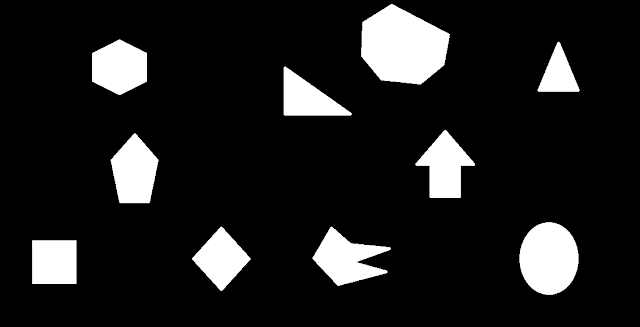
//> input picture src.png, 640 x 327 px
$ ./main   (built with g++ and OpenCV 4)
//> lines starting //> are read from the running program, lines starting //| are printed output that depends on the picture; after the words box and inside, x2 and y2 are one past the last pixel; in counts of white or black regions, pixels touching at a corner belong together
//Includes
#include <iostream>
#include "opencv2/opencv.hpp"
#include <stdint.h>
#include <thread>
#include <process.h>

//Namespaces
using namespace cv;
using namespace std;

//Variables
Mat original;
double thr1;
double thr2;
string configureCmd;
//Define countour vector
vector<vector<Point> > contours;

//Function declarations
Mat imageProcess(Mat original);
void thresholdStart();
void thresholdChange(void* nmbr);

//Main function
int main(int argv, char** argc)
{
	thresholdStart();
//> the answer given: 2
//> the answer given: 2
	_beginthread(thresholdChange, NULL, NULL);
//> (this line was passed over: _beginthread is not available in this run)
	VideoCapture videoStream(0);
	Mat image = imread("src.png");
//> image is the input picture: 327 rows x 640 cols, CV_8UC3; min 0, max 255, mean 30
	//imshow("image", ImageCapture(image));
	//namedWindow("Webcam");
	while (videoStream.isOpened()) {
		videoStream >> image;
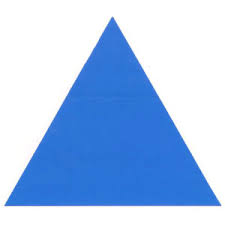
//> input picture src.jpg, 225 x 225 px, given in place of the camera
//> image is the input picture: 225 rows x 225 cols, CV_8UC3; mean B, G, R 238.3, 198.1, 169.5
		imshow("Webcam", imageProcess(image));
		waitKey(1);
	}
	_endthread();
	return(0);
}

void thresholdStart() {
	cout << "Welcome. Please intialize Canny edge detection systems by inputting the threshold limits.\n";
	cout << "|-----------------------------------------------------------------------------------------------------------------------\n";
	cout << "Set threshold 1: ";
	cin >> thr1;
	cout << "Threshold 1 set to: ";
	cout << thr1;
	cout << "\nSet threshold 2: ";
	cin >> thr2;
	cout << "Threshold 2 set to: ";
	cout << thr2;
	cout << "\n....\nInitialization finished!\n\nThreshold is changeable during runtime. \n\nCAMERA STARTING\n";
	cout << "|-----------------------------------------------------------------------------------------------------------------------\n";
	waitKey(1000);

}
void thresholdChange(void* nmbr) {
	while (1) {
		waitKey(1);
		cout << "|-----------------------------------------------------------------------------------------------------------------------\n";
		cout << "\nSet Threshold 1: ";
		cin >> thr1;
		cout << "\nThreshold 1 set to: ";
		cout << thr1;
		cout << "\nSet Threshold 2: ";
		cin >> thr2;
		cout << "\nThreshold 2 set to: ";
		cout << thr2;
	}
}
Mat imageProcess(Mat original) {
	//imshow("original", original);
	//Variables for binary conversion

	//Hold pointers for contours
	vector<Point> result;
	vector<vector<Point> > contours;
	vector<Vec4i> hierarchy;

	//Variables for image storage
	Mat grayscale, binary;

	//Convert source image to grayscale
	cvtColor(original, grayscale, CV_RGB2GRAY);
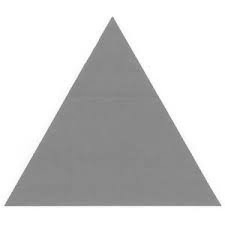
//> grayscale: 225 rows x 225 cols, CV_8UC1; min 118, max 255, mean 206.8

	//Convert grayscale image to binary
	Canny(grayscale, binary, thr1, thr2, 5, true);
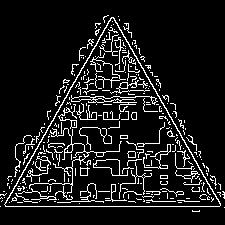
//> binary: 225 rows x 225 cols, CV_8UC1; 10.3% white in thin lines or dots, all inside (x1, y1, x2, y2) = (0, 15, 225, 212)
	imshow("Binary", binary);
	imshow("Grayscale", grayscale);
	//Find contours of the binary image
	findContours(binary, contours, hierarchy, RETR_EXTERNAL, CHAIN_APPROX_SIMPLE);
//> contours = 84 contours, 83 with area under 20; largest, box (x1, y1, x2, y2) and area: (4, 17, 221, 207) 20888

	for (int i = 0; i < contours.size(); i++) {
		approxPolyDP(contours[i], result, arcLength(contours[i], true)*0.2, true);
	}
//> this loop made 84 passes
//> result on passes 1 to 12: 2 Points (x, y): [192, 210], [199, 211], 1 Point (x, y): [224, 207], 1 Point (x, y): [0, 206], 2 Points (x, y): [2, 200], [1, 201], 1 Point (x, y): [4, 197], 2 Points (x, y): [2, 198], [0, 198], 2 Points (x, y): [6, 193], [0, 195], 2 Points (x, y): [217, 192], [220, 196], 2 Points (x, y): [222, 191], [224, 198], 2 Points (x, y): [3, 191], [4, 191], 2 Points (x, y): [215, 187], [215, 188], 2 Points (x, y): [9, 186], [9, 188]
//> after the loop, result = 2 Points (x, y): [108, 15], [104, 22]

	//If the contour is a triangle
	if (result.size() == 3) {
		//Iterate through each point

		line(original, result.at(0), result.at(1), cvScalar(255, 0, 255), 4);
		line(original, result.at(1), result.at(2), cvScalar(255, 0, 255), 4);
		line(original, result.at(2), result.at(0), cvScalar(255, 0, 255), 4);

	}

	//If the contour is a quadrilateral
	if (result.size() == 4) {
		//Iterate through each point

		line(original, result.at(0), result.at(1), cvScalar(0, 0, 255), 4);
		line(original, result.at(1), result.at(2), cvScalar(0, 0, 255), 4);
		line(original, result.at(2), result.at(3), cvScalar(0, 0, 255), 4);
		line(original, result.at(3), result.at(0), cvScalar(0, 0, 255), 4);
	}

	//If the contour is a pentagon
	if (result.size() == 5) {
		//Iterate through each point

		line(original, result.at(0), result.at(1), cvScalar(0, 255, 255), 4);
		line(original, result.at(1), result.at(2), cvScalar(0, 255, 255), 4);
		line(original, result.at(2), result.at(3), cvScalar(0, 255, 255), 4);
		line(original, result.at(3), result.at(4), cvScalar(0, 255, 255), 4);
		line(original, result.at(4), result.at(0), cvScalar(0, 255, 255), 4);
	}

	//if the contour is a hexagon
	if (result.size() == 6) {
		//Iterate through each point

		line(original, result.at(0), result.at(1), cvScalar(255, 255, 0), 4);
		line(original, result.at(1), result.at(2), cvScalar(255, 255, 0), 4);
		line(original, result.at(2), result.at(3), cvScalar(255, 255, 0), 4);
		line(original, result.at(3), result.at(4), cvScalar(255, 255, 0), 4);
		line(original, result.at(4), result.at(5), cvScalar(255, 255, 0), 4);
		line(original, result.at(5), result.at(0), cvScalar(255, 255, 0), 4);
	}
	//Obtain a sequence of contours


	//Add more for more shapes


	return(original);
}
